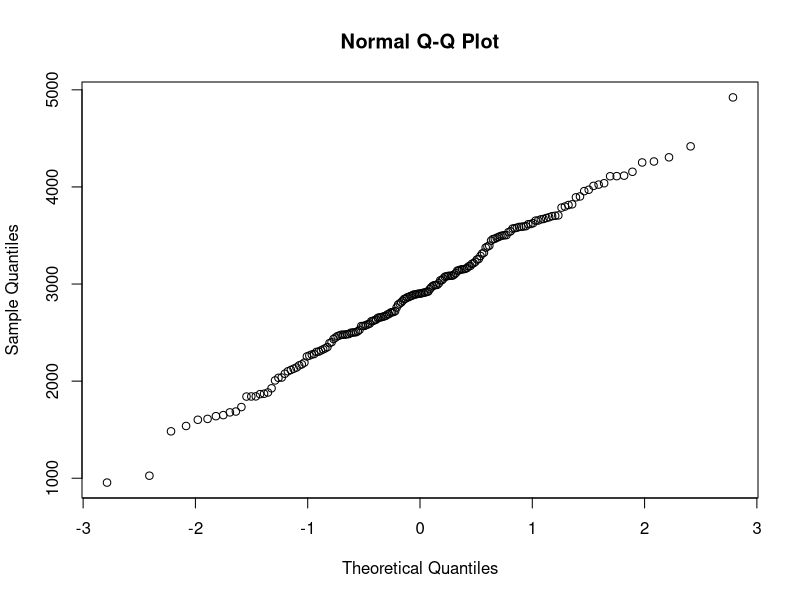
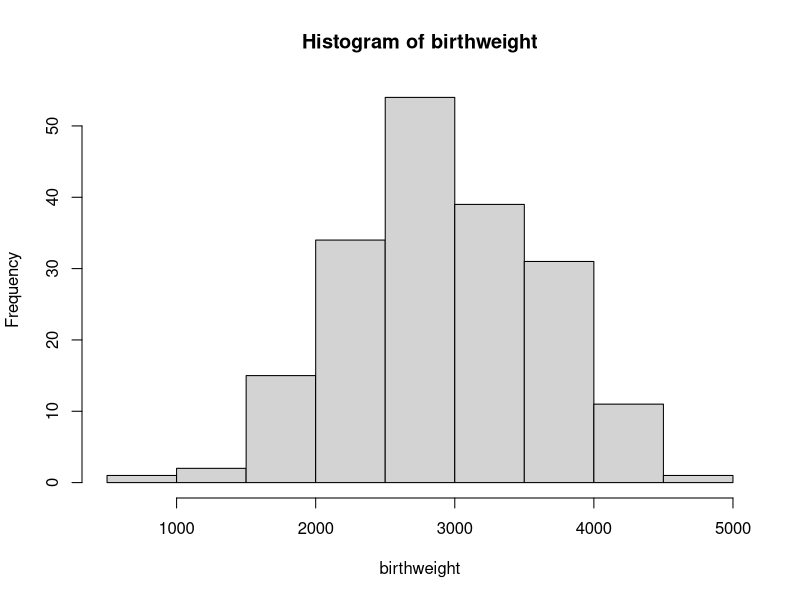
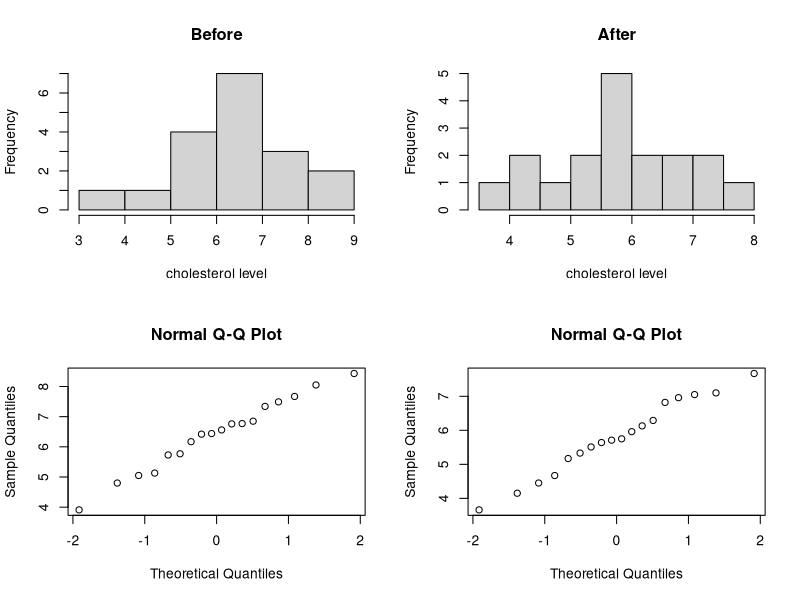
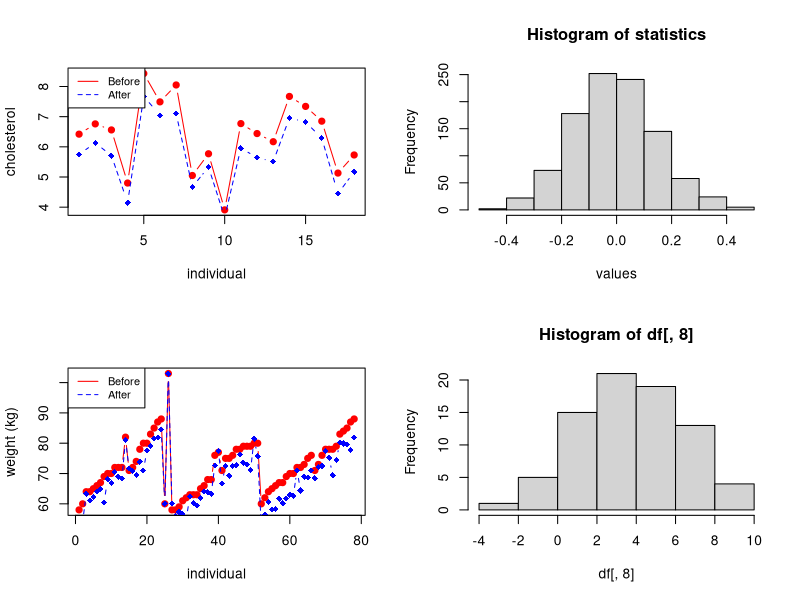
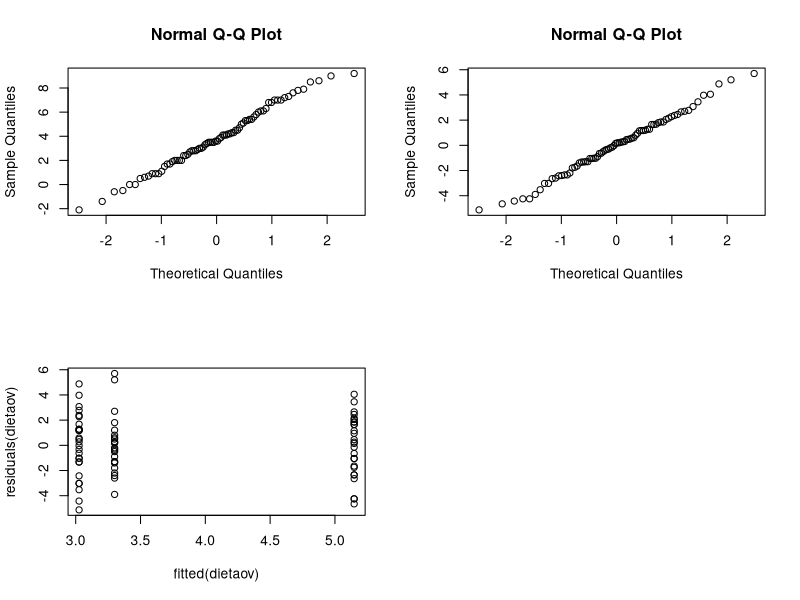
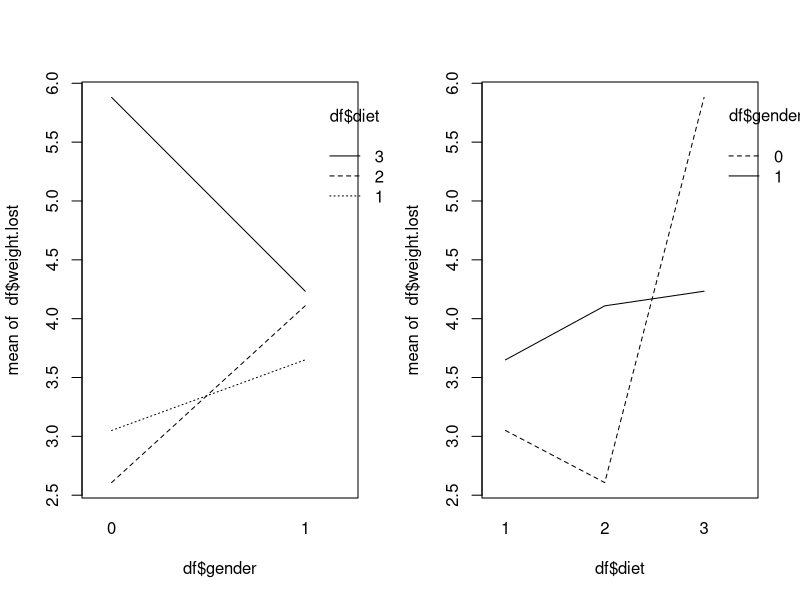
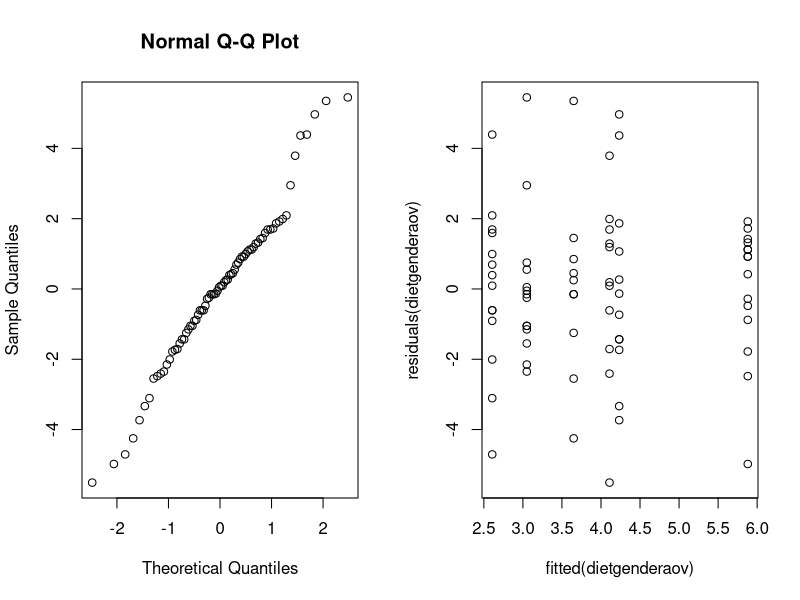
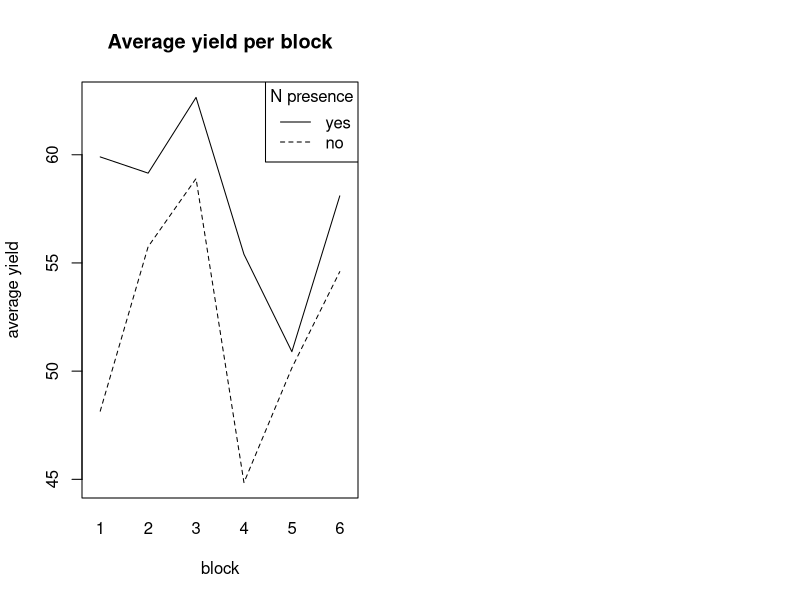

These figures' R source, in order:
## ---- chunk 1
options(digits=3)
## ---- chunk 2
birthweight <- readLines("data/birthweight.txt")
birthweight <- as.double(birthweight[2:length(birthweight)])
birthweight

# print(paste("Amount of observations: ", length(birthweight)))
## ---- chunk 3
birthweight_mean <- mean(birthweight)
print(paste("Mean of the sample: ", birthweight_mean))
## ---- chunk 4
qqnorm(y = birthweight)
## ---- chunk 5
hist(birthweight)
# add density line
# lines(density(birthweight), col="blue",lwd=2)
## ---- chunk 6
shapiro.test(birthweight)
# H0 - normal distribution, H1 - not normal
## ---- chunk 7
t.test(birthweight, conf.level = 0.96)
## ---- chunk 8
B <- 1000
alpha <- 0.04
T_star <- numeric(B)

for(i in 1:B) {
  X_star <- sample(birthweight, replace = TRUE)
  T_star[i] <- mean(X_star)
}

T_star_q2 <- quantile(T_star, alpha/2)
T_star_q98 <- quantile(T_star, 1 - alpha/2)

c(2*birthweight_mean - T_star_q98, 2*birthweight_mean - T_star_q2)
## ---- chunk 9
sum(T_star<T_star_q2)
## ---- chunk 10
t.test(birthweight, alternative = "greater", mu=2800)
## ---- chunk 11
greater_weight <- as.integer(birthweight > 2800)
binom.test(sum(greater_weight), length(greater_weight), p=0.5, alt="g")
## ---- chunk 12


## ---- chunk 13

## ---- chunk 14
prop.test(c(61, 65), c(95, 93))
## ---- chunk 15
df <- as.data.frame(read.table("data/cholesterol.txt", header=TRUE))
head(df)
## ---- chunk 16
par(mfrow=c(2, 2))
hist(df[, 1], main="Before", xlab="cholesterol level")
hist(df[, 2], main="After", xlab="cholesterol level")
qqnorm(df[, 1])
qqnorm(df[, 2])
## ---- chunk 17
shapiro.test(df[, 1])
shapiro.test(df[, 2])
## ---- chunk 18
# Create a first line
plot(1:length(df[, 1]), df[, 1], type = "b", pch=19, col = "red", xlab = "individual", ylab = "cholesterol")
lines(1:length(df[, 2]), df[, 2], pch=18, col = "blue", type = "b", lty=2)
legend("topleft", legend=c("Before", "After"), col=c("red", "blue"), lty = 1:2, cex=0.8)
## ---- chunk 19
cor.test(df[, 1], df[, 2], method="pearson")
## ---- chunk 20
t.test(df[, 1], df[, 2], paired=2)
## ---- chunk 21
diff_mean <- function(x, y) {
  return(mean(x-y))
}

stats <- diff_mean(df[, 1], df[, 2])

B <- 1000
t_star <- numeric(B)

for (i in 1:B) {
  diff_star <- t(apply(cbind(df[, 1], df[, 2]), 1, sample))
  t_star[i] <- diff_mean(diff_star[, 1], diff_star[, 2])
}

hist(t_star, main="Histogram of statistics", xlab="values")
lines(rep(stats, 2), c(0, 50), col="red", lwd=2)
## ---- chunk 22
# calculating p-value
pl <- sum(t_star < stats) / B
pr <- sum(t_star > stats) / B

p <- 2*min(pl, pr)
print(paste("P-value =", p))
## ---- chunk 23
mu <- mean(df[, 2])
s <- sd(df[, 2])
print(paste("mu =", mu, "s =", s))
## ---- chunk 24
theta_hat <- 2*mu - 3
print(paste("theta_hat =", theta_hat))
## ---- chunk 25
alpha <- 0.05

n <- length(df[, 2])
t_alpha <- qt(1 - alpha/2, df=n)
theta_l <- theta_hat - t_alpha*s/sqrt(n)
theta_r <- theta_hat + t_alpha*s/sqrt(n)

print(paste0("95% confidence interval: [", theta_l,", ", theta_r, "]"))
## ---- chunk 26
t <- max(df[, 2]); n <- length(df[, 2])

for (theta in 3:12) {
  B <- 1000
  t_star <- numeric(B)
  
  for (i in 1:B) {
    x_star <- runif(n, min = 3, max = theta)
    t_star[i] <- max(x_star)
  }
  
  pl <- sum(t_star < t)/B
  pr <- sum(t_star > t)/B
  
  p <- 2* min(pl, pr)
  print(paste("Theta =", theta, ", ", p, "KS = "))
}
## ---- chunk 27
ks.test(df[, 2], runif(100000, min = 3, max = 8))
## ---- chunk 28
less_chol <- as.integer(df[, 2] < 6)
binom.test(sum(less_chol), length(less_chol), p=0.5, alt="g")
## ---- chunk 29
less_chol <- as.integer(df[, 2] < 4.5)
binom.test(sum(less_chol),length(less_chol),p=0.25, alt="l")
## ---- chunk 30
df <- as.data.frame(read.table("data/diet.txt", header=TRUE))
df["weight.lost"] <- df["preweight"] - df["weight6weeks"]
head(df)
## ---- chunk 31
# Create a first line
plot(1:length(df[,5]), df[,5], type = "b", pch=19, col = "red", xlab = "individual", ylab = "weight (kg)")
lines(1:length(df[,7]), df[,7], pch=18, col = "blue", type = "b", lty=2)
legend("topleft", legend=c("Before", "After"), col=c("red", "blue"), lty = 1:2, cex=0.8)
## ---- chunk 32
t.test(df[,5], df[,7], paired=TRUE)
## ---- chunk 33
hist(df[,8])
## ---- chunk 34
qqnorm(df[,8])
## ---- chunk 35
shapiro.test(df[,8])
## ---- chunk 36
df$diet <- as.factor(df$diet)
dietaov=lm(weight.lost~diet,data=df)
anova(dietaov)
summary(dietaov)
## ---- chunk 37
# Checking assumptions
qqnorm(residuals(dietaov))
plot(fitted(dietaov), residuals(dietaov))
## ---- chunk 38
kruskal.test(df$weight.lost, df$diet)
## ---- chunk 39
df$gender <- as.factor(df$gender)
dietgenderaov <- lm(weight.lost~gender*diet,data=df)
anova(dietgenderaov)
## ---- chunk 40
summary(dietgenderaov)
## ---- chunk 41
par(mfrow=c(1, 2))
interaction.plot(df$gender, df$diet, df$weight.lost)
interaction.plot(df$diet, df$gender, df$weight.lost)
## ---- chunk 42
genderaov <- lm(weight.lost~gender,data=df)
anova(genderaov)
summary(genderaov)
## ---- chunk 43
# Checking assumptions
par(mfrow=c(1, 2))
qqnorm(residuals(dietgenderaov))
plot(fitted(dietgenderaov), residuals(dietgenderaov))
## ---- chunk 44
print(paste('Diet 1:', dietaov$coefficients[1]))
print(paste('Diet 2:', dietaov$coefficients[1] + dietaov$coefficients[2]))
print(paste('Diet 3:', dietaov$coefficients[1] + dietaov$coefficients[3]))
## ---- chunk 45
require("MASS")
## ---- chunk 46
B <- 6; P <- 4; T <- 3

process <- c()
for (i in 1:B) {
  block <- c()
  for (tr in 1:T) {
    block <- cbind(block, as.numeric(sample(1:P) > 2))
  }
  process <- rbind(process, block)
}

process <- t(process)
rownames(process) <- c("N", "P", "K")
colnames(process) <- paste0(rep(1:6, each=4), paste0(".", rep(1:4, 6)))
process
## ---- chunk 47
interaction.plot(npk$block, npk$N, npk$yield, ylab='average yield', xlab='block', main='Average yield per block', legend=FALSE)
legend("topright", c("yes", "no"), title="N presence", lwd=1, lty=c(1, 2))
## ---- chunk 48
n_block_lm <- lm(yield~block*N, data=npk)
anova(n_block_lm)
## ---- chunk 49
summary(n_block_lm)
## ---- chunk 50
lm <- lm(yield~block+N, data=npk)
anova(lm)
## ---- chunk 51
par(mfrow=c(1, 2))
qqnorm(residuals(lm))
plot(fitted(lm), residuals(lm))
## ---- chunk 52
npklm1 <- lm(yield~P + K + block*N, data=npk)
npklm2 <- lm(yield~N + K + block*P, data=npk)
npklm3 <- lm(yield~N + P + block*K, data=npk)
npklm4 <- lm(yield~block + N + P + K, data=npk)
npklm5 <- lm(yield~N + P + K, data=npk)
## ---- chunk 53
print('Y ~ P + K + block*N')
anova(npklm1)
## ---- chunk 54
print('Y ~ N + K + block*P')
anova(npklm2)
## ---- chunk 55
print('Y ~ N + P + block*K')
anova(npklm3)
## ---- chunk 56
print('Y ~ block + N + P + K')
anova(npklm4)
## ---- chunk 57
npklm5 <- lm(yield~block + N + K, data=npk)
anova(npklm5)
## ---- chunk 58
par(mfrow=c(1, 2))
qqnorm(residuals(npklm4))
plot(fitted(npklm4), residuals(npklm4))
## ---- chunk 59
par(mfrow=c(1, 2))
qqnorm(residuals(npklm5))
plot(fitted(npklm5), residuals(npklm5))
## ---- chunk 60
require(lme4)
npklmer <- lmer(yield~N+(1|block), REML=FALSE, data=npk)
npklmer1 <- lmer(yield~(1|block), REML=FALSE, data=npk)
anova(npklmer1, npklmer)
